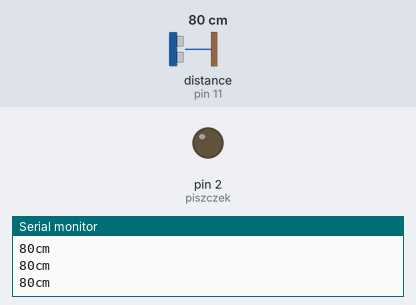
Bench run of a sketch on a simulated Arduino Uno, built with avr-gcc and run on an emulated ATmega328P. Parts: output pins drawn as LEDs (lit = HIGH), the last lines printed to the serial monitor. Wiring (inferred from the names in the program): ultrasonic range finder: trigger pin 12; echo pin 11. Inputs (shaded band) come from the test bench; at power-on: distance to the obstacle (sensor on pin 11) 80 cm. The echo pulse lasts 58.3 µs per cm; pins used as bus, display or sensor lines are not drawn.

Above: at 1.3 s.
1.4 s: distance to the obstacle (sensor on pin 11) set to 23 cm
2.9 s: distance to the obstacle (sensor on pin 11) set to 18 cm
At 3.4 s:
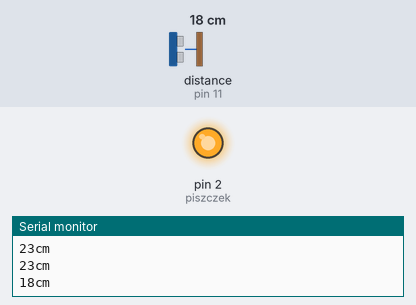
4.5 s: distance to the obstacle (sensor on pin 11) set to 11 cm
6.0 s: distance to the obstacle (sensor on pin 11) set to 8 cm
At 7.2 s:
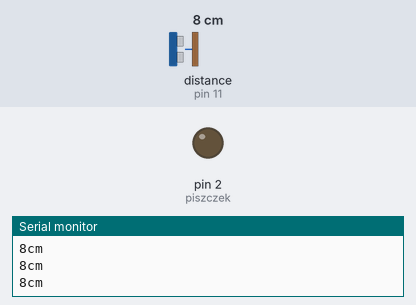
Timing chart, 0 to 8.5 s (numbered marks = the images above; inputs shaded):
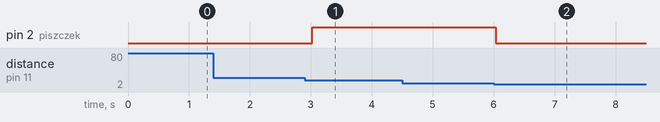

The sketch:

Czujnik_odleglosciowy.ino
```cpp
#define trigPin 12
#define echoPin 11
#define piszczek 2
long czas, dystans;


void setup() {
  Serial.begin (9600);
  pinMode(trigPin, OUTPUT);
  pinMode(echoPin, INPUT);
  pinMode(piszczek, OUTPUT);
}

void loop() {
  odczytajOdleglosc();
  piszczWzakresie(10, 20);
  delay(500);
}

void odczytajOdleglosc() {
  // Uruchomienie odczytu
  digitalWrite(trigPin, LOW);
  delayMicroseconds(2);
  digitalWrite(trigPin, HIGH);
  delayMicroseconds(10);
  digitalWrite(trigPin, LOW);

  //Odczyt długości impulsu
  czas = pulseIn(echoPin, HIGH);
  //przeliczenie długości impulsu na centymetry(zgodnie z wzorem z dokumentacji czujnika
  dystans = czas / 58;
  Serial.print(dystans);
  Serial.println("cm");

}

void piszczWzakresie(int odleglosc, int odleglosc2) {
  if (dystans >= odleglosc && dystans <= odleglosc2) {
  digitalWrite(piszczek, HIGH);
  } else {
   digitalWrite(piszczek, LOW);
  }
}
```

Measured:
- the behaviour switches between 21 and 20 cm on distance to the obstacle (sensor on pin 11) (found by bisection; images 0 and 1)
- the behaviour switches between 10 and 9 cm on distance to the obstacle (sensor on pin 11) (found by bisection; images 1 and 2)
- after the input at 2.9 s, pin 2 (piszczek): LOW → HIGH after 0.12 s
- after the input at 6.0 s, pin 2 (piszczek): HIGH → LOW at once
